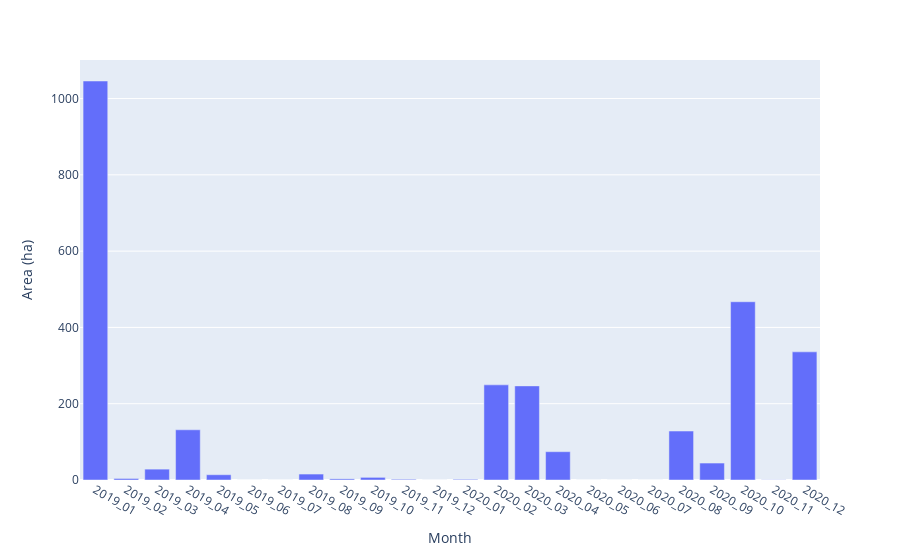

Here is the notebook cell this chart was saved with:
### Code cell
geemap.jrc_hist_monthly_history(
    region=region, 
    start_date= '2019-01-01',
    end_date= '2021-01-01',
    scale=30, 
    frequency='month', 
    denominator=1e4, 
    y_label='Area (ha)'
)

### Figure 1 — Plotly figure (JSON) as saved in the notebook; plotly's stock layout.template omitted (floating-point values rounded to 4 significant figures)
{"data": [{"alignmentgroup": "True", "hovertemplate": "Month=%{x}<br>Area (ha)=%{y}<extra></extra>", "legendgroup": "", "marker": {"color": "#636efa", "pattern": {"shape": ""}}, "name": "", "offsetgroup": "", "orientation": "v", "showlegend": false, "textposition": "auto", "type": "bar", "x": ["2019_01", "2019_02", "2019_03", "2019_04", "2019_05", "2019_06", "2019_07", "2019_08", "2019_09", "2019_10", "2019_11", "2019_12", "2020_01", "2020_02", "2020_03", "2020_04", "2020_05", "2020_06", "2020_07", "2020_08", "2020_09", "2020_10", "2020_11", "2020_12"], "xaxis": "x", "y": [1046.0, 4.023, 28.48, 131.6, 13.83, 0, 0, 15.57, 3.003, 6.943, 1.894, 0.07904, 1.736, 249.4, 246.7, 74.21, 0, 0, 0, 128.3, 44.47, 467.3, 0.4743, 335.9], "yaxis": "y"}], "layout": {"barmode": "relative", "legend": {"tracegroupgap": 0}, "margin": {"t": 60}, "xaxis": {"anchor": "y", "domain": [0, 1], "title": {"text": "Month"}}, "yaxis": {"anchor": "x", "domain": [0, 1], "title": {"text": "Area (ha)"}}}}
